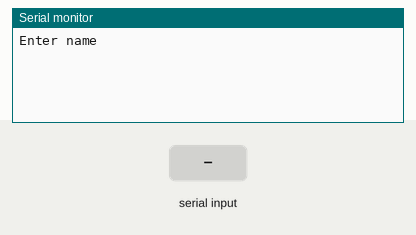
Bench run of a sketch on a simulated Arduino Uno, built with avr-gcc and run on an emulated ATmega328P. Parts: the last lines printed to the serial monitor. The inputs (shaded band) are chosen by the test bench.

Above: at 1.2 s.
1.3 s: "1" received over Serial
At 2.8 s:
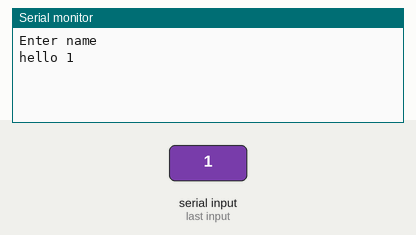
3.8 s: "0" received over Serial
At 5.2 s:
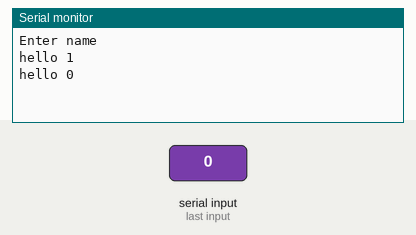
5.3 s: "2" received over Serial
At 7.0 s:
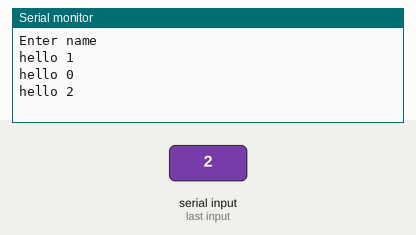

The sketch:

Print_Name.ino
```cpp
String name;

void setup()
{
  Serial.begin(9600);
  Serial.println("Enter name");
}

void loop(){
  if(Serial.available()){
    name=Serial.readString();
    Serial.print("hello ");
    Serial.println(name);
  }
}
```

Measured:
- after the input at 1.3 s, the serial monitor: prints a new line after 1.0 s (image 1)
- after the input at 3.8 s, the serial monitor: prints a new line after 1.0 s (image 2)
- after the input at 5.3 s, the serial monitor: prints a new line after 1.0 s (image 3)
